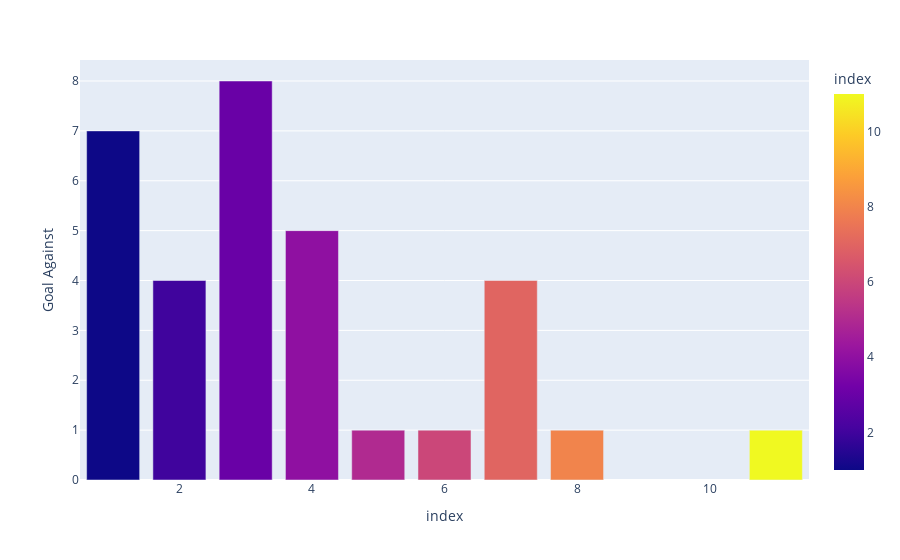

The notebook cell saved with this chart:
### Code cell
er = df.groupby('Goal Against')['Goal Against'].count()
px.bar(er,x=er.index,y='Goal Against',color=er.index)

### Figure 1 — Plotly figure (JSON) as saved in the notebook; plotly's stock layout.template omitted (floating-point values rounded to 4 significant figures)
{"data": [{"alignmentgroup": "True", "hovertemplate": "index=%{marker.color}<br>Goal Against=%{y}<extra></extra>", "legendgroup": "", "marker": {"color": [1, 2, 3, 4, 5, 6, 7, 8, 11], "coloraxis": "coloraxis", "pattern": {"shape": ""}}, "name": "", "offsetgroup": "", "orientation": "v", "showlegend": false, "textposition": "auto", "type": "bar", "x": [1, 2, 3, 4, 5, 6, 7, 8, 11], "xaxis": "x", "y": [7, 4, 8, 5, 1, 1, 4, 1, 1], "yaxis": "y"}], "layout": {"barmode": "relative", "coloraxis": {"colorbar": {"title": {"text": "index"}}, "colorscale": [[0, "#0d0887"], [0.1111, "#46039f"], [0.2222, "#7201a8"], [0.3333, "#9c179e"], [0.4444, "#bd3786"], [0.5556, "#d8576b"], [0.6667, "#ed7953"], [0.7778, "#fb9f3a"], [0.8889, "#fdca26"], [1, "#f0f921"]]}, "legend": {"tracegroupgap": 0}, "margin": {"t": 60}, "xaxis": {"anchor": "y", "domain": [0, 1], "title": {"text": "index"}}, "yaxis": {"anchor": "x", "domain": [0, 1], "title": {"text": "Goal Against"}}}}
